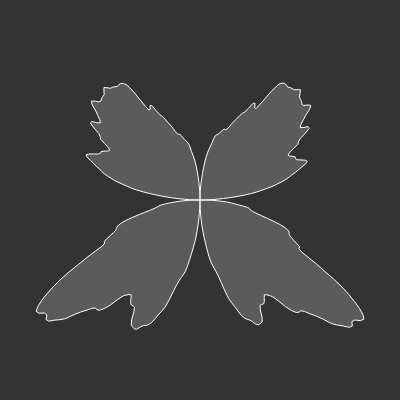
Frame 1 (no input)
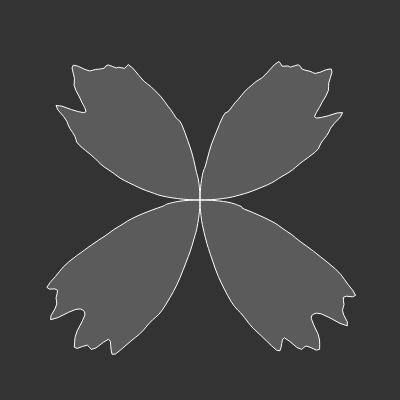
Frame 60 (no input)
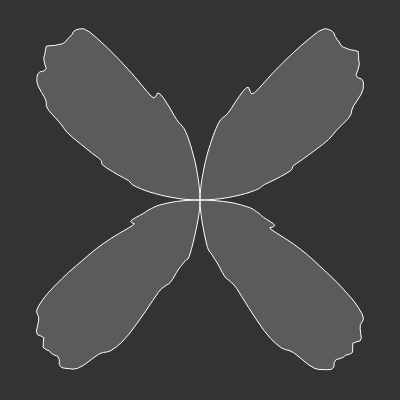
Frame 120 (the mouse pressed at the canvas centre since frame 60)

The p5.js sketch that drew these frames (run headless with seeded random() and noise() and a simulated clock; from frame 60 on, the mouse is pressed at the canvas centre):

// p5.js sketch
// ── sketch.js

// https://twitter.com/mothgenerator
// use trigonometry and perlin noise to procedurally generate butterfly wing

let yoff = 0;

function setup() {
    createCanvas(400, 400);
}

function draw() {
    background(51);
    translate(width / 2, height / 2);

    stroke(255);
    fill(255, 50);
    strokeWeight(1);

    const da = PI / 200;
    const dx = 0.05;

    let xoff = 0;
    beginShape();
    for (let a = 0; a <= TWO_PI; a += da) {
        const n = noise(xoff, yoff);
        const r = sin(2 * a) * map(n, 0, 1, 50, 300);
        const x = r * cos(a);
        const y = r * sin(a);
        vertex(x, y);
        xoff = (a < PI) ? xoff + dx : xoff - dx;
    }
    endShape();

    yoff += 0.01;
}
